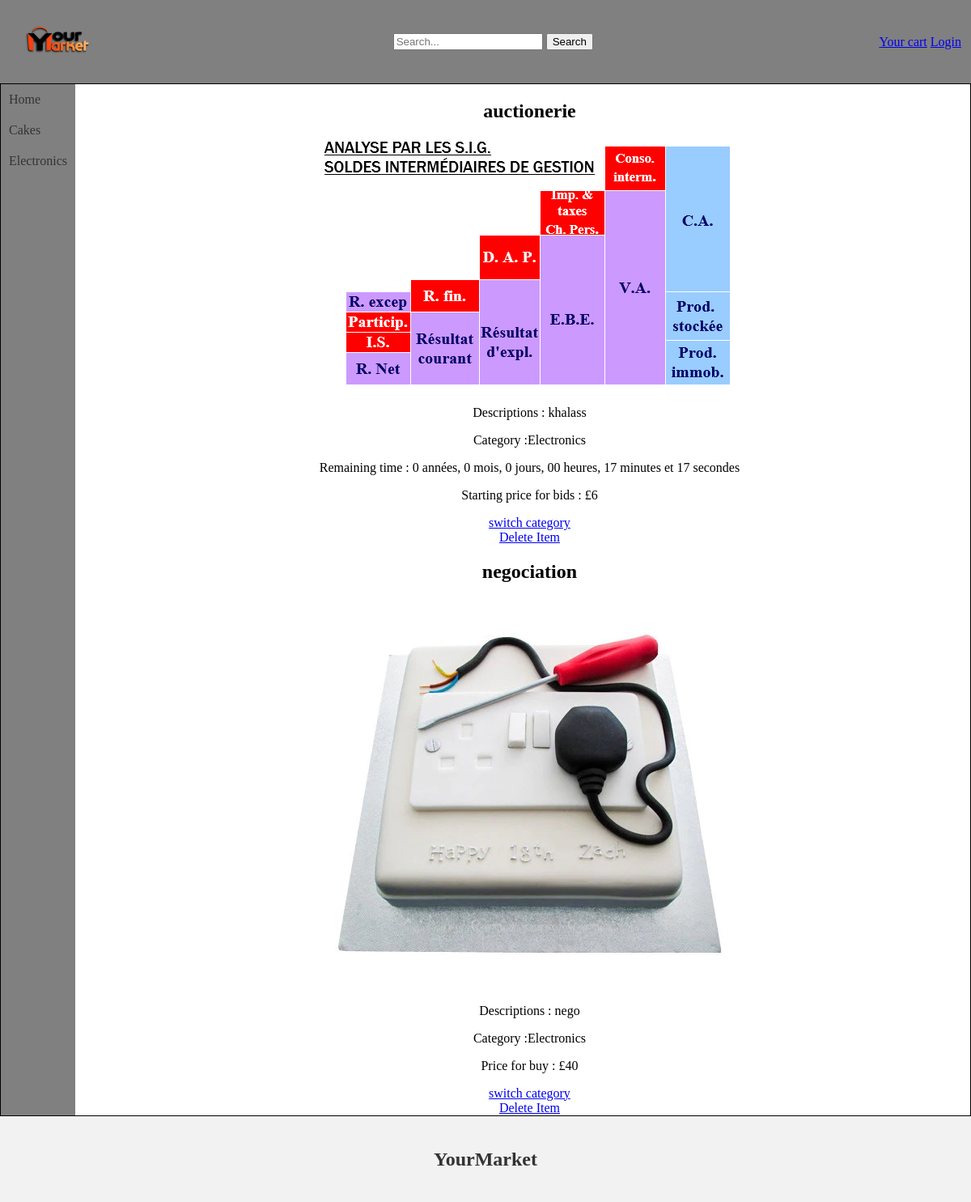
The page /findItems.php on the database its author committed.
### tables this page shows
CREATE TABLE IF NOT EXISTS `items` (
  `id` int NOT NULL AUTO_INCREMENT,
  `nameItem` varchar(200) NOT NULL,
  `descriptions` varchar(999) NOT NULL,
  `price` double NOT NULL,
  `categories` int NOT NULL,
  `sellType` int NOT NULL,
  `quantity` int NOT NULL DEFAULT '1',
  `available` tinyint(1) NOT NULL DEFAULT '1',
  `endDate` datetime DEFAULT NULL,
  PRIMARY KEY (`id`)
);

CREATE TABLE IF NOT EXISTS `picturesvideos` (
  `id` int NOT NULL AUTO_INCREMENT,
  `link` varchar(500) NOT NULL,
  PRIMARY KEY (`id`)
);

### findItems.php (the view, shortened to what this page needs)
<!DOCTYPE html>
<html>
<head>
  <link rel="stylesheet" type="text/css" href="Constant/styles.css">
</head>
<body>
    <head>
        <?php include('Constant/head.php'); ?>
    </head>
    <div class="page">
      <nav>
          <?php include('Constant/navbar.php'); ?>
      </nav>
      <div class="content">
      <div class="row">
                <?php
                global $conn;
                $currentDatetime = date("Y-m-d H:i:s");
                $sql = "SELECT i.id,nameItem,descriptions,price,categories,quantity,sellType,idLink,link,endDate FROM items as i inner join have as h on i.id = h.idItem inner join picturesvideos as pv on h.idLink=pv.id where quantity>0 ";
                $result = $conn->query($sql);
                if ($result->num_rows > 0) {
                    while ($row = $result->fetch_assoc()) {
                        echo '<div class="column">';
                        echo '<div class="item">';
                        echo '<h2>' . $row["nameItem"] . '</h2>';
                        echo '<img src='. $row["link"] . '>';
                        echo '<p>Descriptions : ' . $row["descriptions"] . '</p>';
                        $categoryName = $row["categories"]==1?"Cakes":"Electronics";
                        echo '<p>Category :'.$categoryName.' </p>';
                        if($row["sellType"]==1){
                            echo '<p>Price for buy : £' . $row["price"] . '</p>';
                        }else{
                            if ($currentDatetime >= $row["endDate"]) {
                                echo "Le timer a expiré.";
                            } else {
                                $expiryTime = new DateTime($row["endDate"]);
                                $currentDatetimeObj = new DateTime($currentDatetime);
                                $interval = $currentDatetimeObj->diff($expiryTime);
                                $remainingTime = $interval->format('%y années, %m mois, %d jours, %H heures, %I minutes et %S secondes');
                                echo "Remaining time : " . $remainingTime;
                            }
                            echo '<p>Starting price for bids : £' . $row["price"] . '</p>';
                        }
                        $cat = $row["categories"]==1?2:1;
                        echo '<a href="findItems.php?id='.$row["id"].'&newCategory='.$cat.'">switch category</a><br>';
                        echo '<a href="findItems.php?delId='.$row["id"].'">Delete Item</a><br>';
                        echo '</div>';
                        echo '</div>';
                    }
                }
                ?>
            </div>
      </div>
    </div>
  <footer>
    <?php
    include('Constant/footer.php');
    ?>
  </footer>
</body>
</html>

### Constant/styles.css (style rules this page uses)
body { margin: 0; padding: 0; }
nav { width: 10%; left: 0; flex-grow: 1; }
.page { border: 1px solid black; display: flex; }
.content { text-align: center; width: 100%; }

### rows shown on the page
items: nameItem "auctionerie", picturesvideos.link (picture), descriptions "khalass", categories "Electronics", price "6"
items: nameItem "negociation", picturesvideos.link (picture), descriptions "nego", categories "Electronics", price "40"
